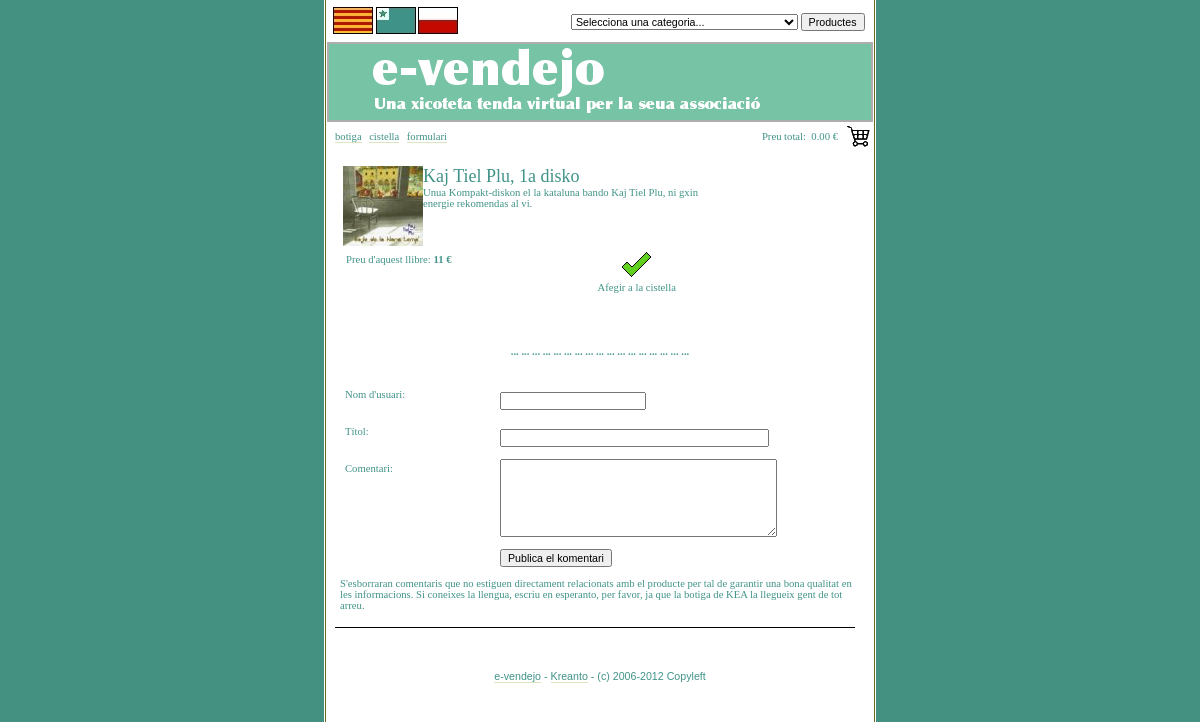
/articles.php?lingvo=ca&id=5, run on the app's committed database.
### tables this page shows
CREATE TABLE `dades` (
  `iddades` int(11) NOT NULL auto_increment,
  `nom` varchar(80) default NULL,
  `descripcio` text,
  `preu` int(5) default NULL,
  `id_categoria` int(2) default NULL,
  `imatge` varchar(50) default NULL,
  `autor` varchar(80) default NULL,
  PRIMARY KEY  (`iddades`)
);

### inc/vortoj_ca.inc (called while the page is built, shortened)
<?php
$botiga = "botiga";
$cistella = "cistella";
$formulari = "formulari";
$preu_total = "Preu total";
$afegir_a_cistella = "Afegir a la cistella";
$preu_daquest_llibre = "Preu d'aquest llibre";
$nom_usuari = "Nom d'usuari";
$titol = "T&iacute;tol";
$comentari = "Comentari";
$publicar_comentari = "Publica el komentari";
?>

### articles.php (the view, shortened to what this page needs)
<?php
if (isset ($_GET['lingvo']))
{
  $lingvo = $_GET['lingvo'];
} elseif (preg_match("/^ca/", $_SERVER['HTTP_ACCEPT_LANGUAGE']))
	{
	$lingvo = "ca";
		} else {
		$lingvo = "ca";
		}
?>
<!DOCTYPE HTML PUBLIC "-//W3C//DTD HTML 4.01 Transitional//EN" "http://www.w3.org/TR/xhtml1/DTD/xhtml1-transitional.dtd">
<html xmlns="http://www.w3.org/1999/xhtml" xml:lang="eo" lang="eo">
<head><title>E-vendejo, malgranda elektronika vendejo por via asocio</title>
<link rel="stylesheet" href="./inc/stylesheet.css" type="text/css">
</head>
<?php include ("./inc/capcalera_articles.inc"); ?>
<div id="menucentral">
<table border="0"><tr><td width="200px">
<p><a href="./index.php?lingvo=<?php echo ("$lingvo"); ?>"><?php echo ("$botiga"); ?></a> | <a href="./acxetajxojn.php?lingvo=<?php echo ("$lingvo"); ?>"><?php echo ("$cistella"); ?></a> | <a href="./formularo.php?lingvo=<?php echo ("$lingvo"); ?>"><?php echo ("$formulari"); ?></a></p>
</td><td width="330px" align="right"><p><font color="#3f9287"><?php echo ("$preu_total"); ?>:
</font>
</p></td><td valign="top"><img src="./imatges/icona_cistella.gif" alt=""></td></tr></table>
</div>
<table border="0"><tbody><tr>
<td id="wikibody" valign="top">
<div id="wikitext">
<table border="0"><tr><td>
<?php
$article_concret=($_GET[id]);
include ("./inc/conexio.php");
$result = mysql_query("SELECT iddades, imatge, nom, descripcio, preu FROM dades WHERE iddades=$article_concret",$db);
while($myrow = mysql_fetch_array($result))
{
?>
<p><img src="./imatges/productes/<?php echo ($myrow["imatge"]);?>" border="0" alt="" align="left">
<font size='4'><?php echo ($myrow["nom"]);?></font><br />
<?php echo ($myrow["descripcio"]);?>
<table border="0" width="100%">
<tr>
<td valign="top">
<p><?php echo ("$preu_daquest_llibre"); ?>:<strong>
<?php echo ($myrow["preu"]);?> &euro;</strong></p></font>
</td>
<td align="right">
<form NAME="itemsform">
<table border="0"><tr><td><center><img src="./imatges/compra.gif" alt="afegir producte"  onclick="buyItem('<?php echo ($myrow["nom"]);?>','<?php echo ($myrow["preu"]);?>',document.itemsform.agregar<?php echo ($myrow["iddades"]);?>.value)"><p><?php echo($afegir_a_cistella);?></p></center></td></tr></table>
&nbsp;&nbsp;</form>
</td><td>&nbsp;&nbsp;&nbsp;&nbsp;&nbsp;&nbsp;&nbsp;&nbsp;&nbsp;&nbsp;</td></tr></table>
<?php
}
?>
</p>
</td></tr></table>
<br /><center><strong>... ... ... ... ... ... ... ... ... ... ... ... ... ... ... ... ...</strong></center><br />
<br />
<form action="./inserta_comentaris.php?id=
<?php
$article_concret=($_GET[id]);
include ("./inc/conexio.php");
$result = mysql_query("SELECT iddades FROM dades WHERE iddades=$article_concret",$db);
while($myrow = mysql_fetch_array($result))
{
echo ($myrow["iddades"]);
}
?>
" method="POST">
<table width="520" cellpadding="5" cellspacing="0">
 <tr valign="bottom">
  <td width="150" valign="bottom" >
   <label for="q0"><p><?php echo($nom_usuari);?>:</p></label>
  </td>
  <td valign="bottom">
   <input type="text" size="20" name="camp_nom_usuari" id="q0">
  </td>
 </tr>
</table>
<table width="520" cellpadding="5" cellspacing="0">
 <tr valign="bottom">
  <td width="150" valign="bottom" >
   <label for="q1"><p><?php echo($titol);?>:</p></label>
  </td>
  <td valign="bottom">
   <input type="text" size="40" name="camp_titol" id="q1">
  </td>
 </tr>
</table>
<table width="520" cellpadding="5" cellspacing="0">
 <tr valign="bottom">
  <td width="150" valign="top"  >
   <label for="q6"><p><?php echo($comentari)?>:</p></label>
  </td>
  <td valign="bottom">
   <textarea wrap="soft" cols="40" rows="6" name="camp_comentari" id="q6"></textarea>
  </td>
 </tr>
</table>
<table width="520" cellpadding="5" cellspacing="0">
 <tr valign="bottom">
  <td width="150" valign="bottom" >
  </td>
  <td valign="bottom">
  <input type="submit" name="q7_" value="<?php echo($publicar_comentari);?>">
  </td>
 </tr>
</table>
</form>
<p>S'esborraran comentaris que no estiguen directament relacionats amb el producte per tal de garantir una bona qualitat en les informacions. Si coneixes la llengua, escriu en esperanto, per favor, ja que la botiga de KEA la llegueix gent de tot arreu.</p>
  <table border="0" cellpadding="0" cellspacing="0" width="520" class="body">
    <tr>
      <td width="100%" colspan="2">
        <hr size="1" color="#000000">
      </td>
    </tr>
  </table>
</div>
</td>
</tr>
</tbody></table>
</div>
<?php
include("./inc/peu_ca.inc");
?>
</div>
</div>
</body></html>

### inc/stylesheet.css (style rules this page uses)
html { margin:0; padding:0; }
body { color:#409388; font-family:100% "Lucida Grande", Verdana, Arial, Sans-Serif; text-align:center; font-size:8pt; margin:0; padding:0; background: #459181; background-image:url(../imatges/fons_container.gif); background-position: center; background-repeat: repeat-y; }
a { text-decoration:none; color:#3f9287; border-bottom:1px solid #dbe6be; }
div#menucentral { border-top:solid 1px #FFF; height:22px; color: #fff; font-size:8pt; }
div#menucentral a { text-decoration:none; color:#3f9287; border-bottom:1px solid #dbe6be; }
input,label,textarea,select { font-size:8pt; margin:1px 0; }
#wikibody { padding-bottom:1em; padding-top:0.5em; }
p,#wikitext { font-size:8pt; padding-left:5px; padding-right:5px; margin-top:0.5em; }
#header a,#content h2 a,#menucentral a,#menucentral2 a,div#a { border-bottom:none; }
form,#wikihead form { margin:0; }

### data on the page
dades: imatge (picture), nom "Kaj Tiel Plu, 1a disko", descripcio "Unua Kompakt-diskon el la kataluna bando Kaj Tiel Plu, ni gxin energie rekomendas al vi.", preu "11"

### other printed values
$botiga "botiga"
$cistella "cistella"
$formulari "formulari"
$preu_total "Preu total"
$nom_usuari "Nom d'usuari"
$titol "Títol"
$comentari "Comentari"
form field gourl "Selecciona una categoria..."
